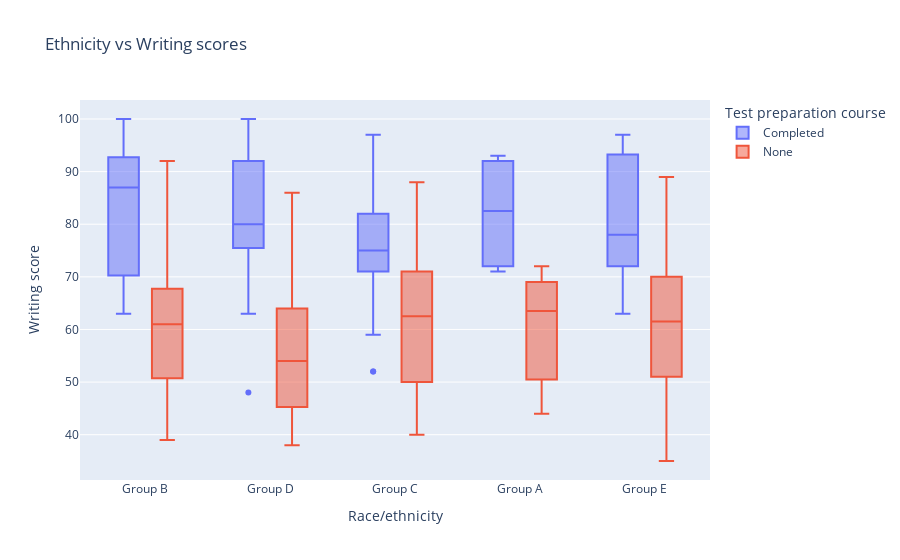

Source (notebook cell):
### Code cell
fig = px.box(df, x='Race/ethnicity', y='Writing score', 
             color='Test preparation course',title='Ethnicity vs Writing scores')
fig.show()

### Figure 1 — Plotly figure (JSON) as saved in the notebook; plotly's stock layout.template omitted (floating-point values rounded to 4 significant figures)
{"data": [{"alignmentgroup": "True", "hovertemplate": "Test preparation course=Completed<br>Race/ethnicity=%{x}<br>Writing score=%{y}<extra></extra>", "legendgroup": "Completed", "marker": {"color": "#636efa"}, "name": "Completed", "notched": false, "offsetgroup": "Completed", "orientation": "v", "showlegend": true, "type": "box", "x": ["Group B", "Group B", "Group B", "Group D", "Group C", "Group D", "Group B", "Group C", "Group A", "Group C", "Group B", "Group D", "Group E", "Group A", "Group C", "Group B", "Group A", "Group E", "Group D", "Group B", "Group A", "Group E", "Group B", "Group D", "Group D", "Group B", "Group C", "Group A", "Group D", "Group C", "Group B", "Group D", "Group A", "Group C", "Group E", "Group C", "Group D", "Group C", "Group C", "Group C", "Group D", "Group C", "Group C", "Group B", "Group E", "Group B", "Group C", "Group D", "Group B", "Group E", "Group C", "Group D", "Group D", "Group E", "Group D", "Group B", "Group C", "Group C", "Group D", "Group C", "Group C", "Group D", "Group D", "Group B", "Group C", "Group C", "Group D", "Group E", "Group D", "Group C", "Group C", "Group D", "Group D", "Group C", "Group C", "Group C", "Group C", "Group D", "Group B", "Group C", "Group C", "Group D", "Group B", "Group C", "Group D", "Group E", "Group C", "Group E", "Group C", "Group D", "Group C", "Group B", "Group C", "Group E", "Group B"], "x0": " ", "xaxis": "x", "y": [74, 93, 78, 67, 80, 92, 87, 96, 72, 82, 68, 89, 97, 87, 67, 92, 71, 94, 80, 71, 93, 72, 96, 64, 80, 100, 73, 78, 94, 74, 88, 74, 92, 71, 91, 75, 93, 81, 85, 87, 95, 75, 52, 63, 78, 91, 67, 90, 76, 95, 65, 77, 48, 74, 92, 95, 77, 74, 64, 86, 80, 63, 88, 69, 74, 52, 78, 72, 87, 74, 80, 100, 76, 74, 93, 82, 93, 79, 70, 97, 71, 100, 91, 79, 88, 67, 74, 82, 80, 78, 63, 68, 59, 63, 93], "y0": " ", "yaxis": "y"}, {"alignmentgroup": "True", "hovertemplate": "Test preparation course=None<br>Race/ethnicity=%{x}<br>Writing score=%{y}<extra></extra>", "legendgroup": "None", "marker": {"color": "#EF553B"}, "name": "None", "notched": false, "offsetgroup": "None", "orientation": "v", "showlegend": true, "type": "box", "x": ["Group C", "Group A", "Group C", "Group B", "Group B", "Group B", "Group A", "Group E", "Group D", "Group E", "Group C", "Group C", "Group B", "Group D", "Group E", "Group C", "Group D", "Group C", "Group E", "Group C", "Group A", "Group E", "Group E", "Group C", "Group E", "Group C", "Group A", "Group B", "Group E", "Group D", "Group E", "Group D", "Group B", "Group C", "Group A", "Group D", "Group C", "Group B", "Group C", "Group A", "Group D", "Group C", "Group C", "Group A", "Group B", "Group C", "Group D", "Group D", "Group C", "Group C", "Group C", "Group B", "Group C", "Group C", "Group C", "Group D", "Group B", "Group C", "Group D", "Group C", "Group A", "Group C", "Group D", "Group C", "Group C", "Group C", "Group C", "Group D", "Group C", "Group D", "Group B", "Group C", "Group C", "Group D", "Group D", "Group B", "Group C", "Group C", "Group B", "Group D", "Group E", "Group D", "Group C", "Group D", "Group B", "Group C", "Group E", "Group D", "Group B", "Group C", "Group E", "Group D", "Group E", "Group E", "Group E", "Group C", "Group E", "Group D", "Group B", "Group C", "Group C", "Group D", "Group D", "Group B", "Group E", "Group D", "Group E", "Group C", "Group D", "Group C", "Group C", "Group D"], "x0": " ", "xaxis": "x", "y": [88, 44, 75, 92, 39, 50, 68, 65, 38, 62, 68, 59, 67, 74, 54, 46, 54, 83, 46, 73, 57, 85, 59, 50, 61, 65, 44, 62, 70, 70, 51, 50, 57, 47, 64, 61, 44, 71, 64, 72, 39, 70, 52, 63, 48, 55, 86, 56, 62, 41, 76, 70, 40, 63, 54, 60, 61, 50, 44, 75, 70, 57, 42, 74, 74, 60, 40, 65, 70, 69, 52, 64, 66, 44, 56, 67, 73, 65, 51, 71, 89, 49, 58, 52, 85, 48, 56, 61, 64, 48, 71, 38, 70, 67, 50, 45, 35, 77, 54, 71, 44, 51, 41, 47, 47, 52, 83, 72, 61, 68, 58, 52], "y0": " ", "yaxis": "y"}], "layout": {"boxmode": "group", "legend": {"title": {"text": "Test preparation course"}, "tracegroupgap": 0}, "title": {"text": "Ethnicity vs Writing scores"}, "xaxis": {"anchor": "y", "domain": [0.0, 1.0], "title": {"text": "Race/ethnicity"}}, "yaxis": {"anchor": "x", "domain": [0.0, 1.0], "title": {"text": "Writing score"}}}}
